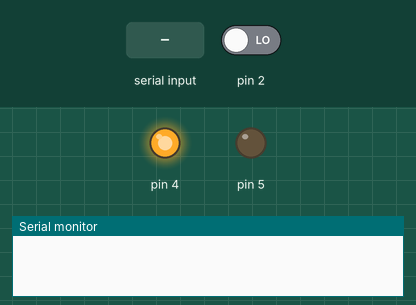
This sketch was run on a simulated Arduino Uno, built with avr-gcc and run on an emulated ATmega328P. On the bench: output pins drawn as LEDs (lit = HIGH), the last lines printed to the serial monitor. Dashed ring = blinking. The inputs (shaded band) are chosen by the test bench; at power-on: pin 2 LOW.

Above: at 1.2 s.
1.3 s: pin 2 driven HIGH
At 2.1 s:
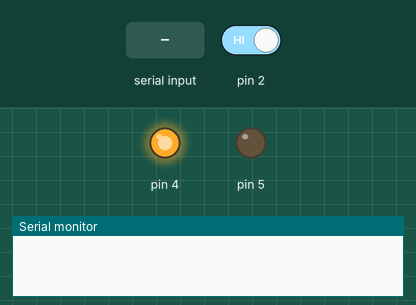
2.8 s: byte 30 received over Serial
At 5.7 s:
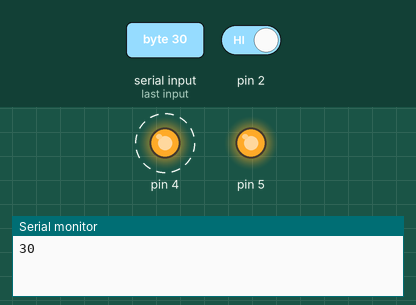
5.8 s: pin 2 driven LOW
At 6.4 s:
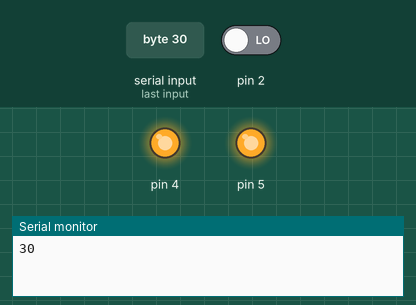
Timing chart, 0 to 8.8 s (numbered marks = the images above; inputs shaded):
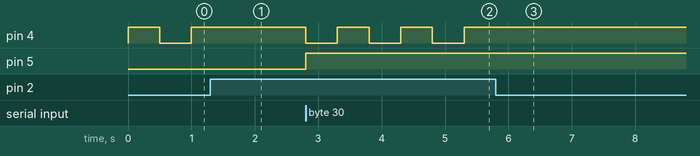

Measured:
- after the input at 1.3 s, pin 4: stays HIGH (without the input it goes to LOW after 0.20 s)
- after the input at 2.8 s, pin 4: alternates HIGH for 0.50 s and LOW for 0.50 s, starting at once; pin 5: LOW → HIGH at once
- after the input at 5.8 s, pin 4: stops changing and stays HIGH

The sketch:

serial_interrupt_example.ino
```cpp
// To use this example, you have to connect Rx pin (digital pin 0) to interrupt 0 pin (digital pin 2).
void setup()
{
   // Using interrupt 0 on digital pin 2.
   pinMode(2, INPUT);
   digitalWrite(2, LOW);

   Serial.begin(9600);
   attachInterrupt(0, serialInterrupt, CHANGE);

   // Used to signal that main loop is alive.
   pinMode(4, OUTPUT);
   digitalWrite(4, LOW);

   // Used to signal that Serial input was read.
   pinMode(5, OUTPUT);
   digitalWrite(5, LOW);
}

void loop()
{
 // Do something using even delays. There is an interrupt for that (Serial I/O)!

 // Blink led to signal loop is alive.
 digitalWrite(4, HIGH);
 delay(500);

 digitalWrite(4, LOW);
 delay(500);
}

// Volatile, since it is modified in an ISR.
volatile boolean inService = false;

void serialInterrupt()
{
 // Trick: since Serial I/O in interrupt driven, we must reenable interrupts while in this Interrupt Service Routine.
 // But doing so will cause the routine to be called nestedly, causing problems.
 // So we mark we are already in service.

 // Already in service? Do nothing.
 if (inService) return;

 // You was not in service. Now you are.
 inService = true;

 // Reenable interrupts, to allow Serial to work. We do this only if inService is false.
 interrupts();

 // Allow serial to read at least one byte.
 while(!Serial.available());

 // Blink led to signal Serial data arrived.
 digitalWrite(5, !digitalRead(5));
 byte data = Serial.read();

 // Echo data back to developer ;-)
 Serial.print(data);

 // Job done.
 inService = false;
}
```
